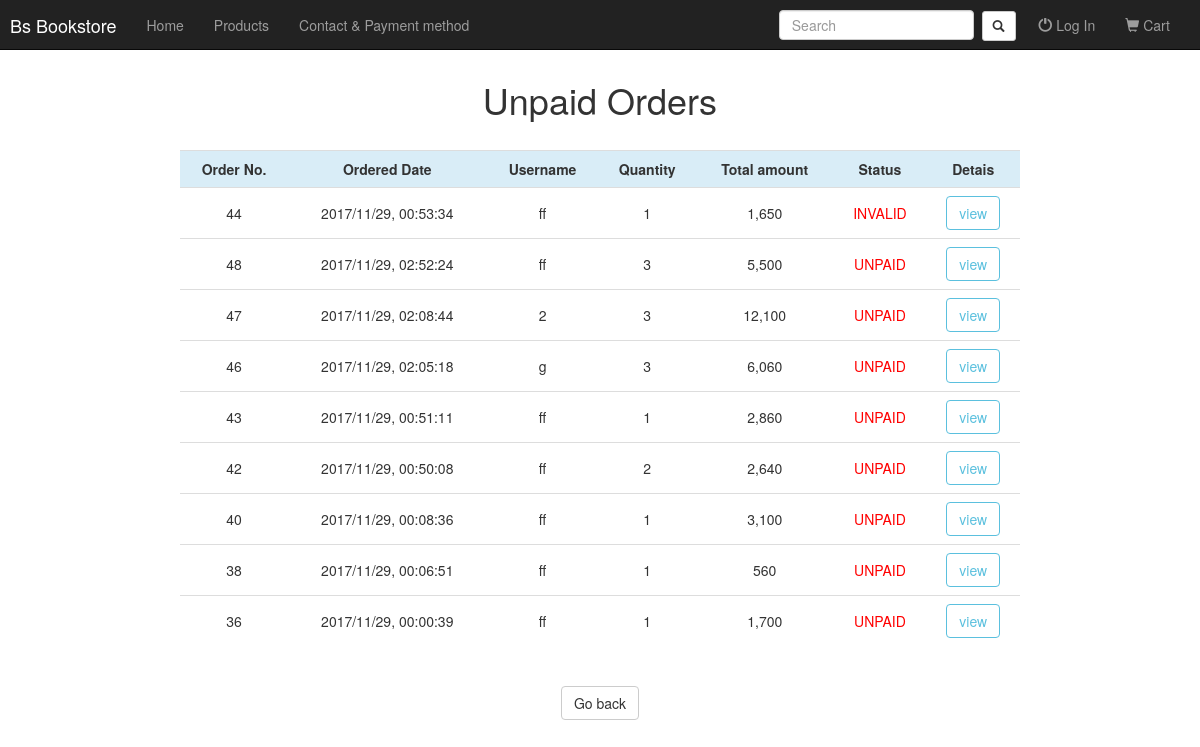
The page /order_list_history.php?orderadmin=unpaid on the database its author committed.
### tables this page shows
CREATE TABLE `orderheader` (
  `order_id` int(11) NOT NULL,
  `user_id` int(11) NOT NULL,
  `quantity` int(11) NOT NULL DEFAULT '0',
  `total_amount` int(11) NOT NULL DEFAULT '0',
  `order_date` date NOT NULL,
  `order_time` time NOT NULL,
  `confirm_date` datetime DEFAULT NULL,
  `to_address` varchar(200) NOT NULL,
  `order_status` varchar(20) NOT NULL,
  `payment` varchar(200) DEFAULT 'noimg.png'
);

CREATE TABLE `user` (
  `USER_ID` int(11) NOT NULL,
  `USER_NAME` varchar(20) NOT NULL,
  `USER_PASSWORD` varchar(20) NOT NULL,
  `USER_TYPE` int(11) NOT NULL,
  `USER_FNAME` varchar(40) NOT NULL,
  `USER_LNAME` varchar(40) NOT NULL,
  `USER_EMAIL` varchar(50) NOT NULL,
  `register_date` datetime NOT NULL DEFAULT CURRENT_TIMESTAMP,
  `disable` tinyint(1) NOT NULL,
  `propic` varchar(200) NOT NULL DEFAULT '0.jpg'
);

### order_list_history.php (the view, shortened to what this page needs)
<!DOCTYPE html>
<?php session_start();
require_once("navbar.php");
require_once('connect.php');
?>
<html lang="en">
<head>
  <link rel="stylesheet" href="bootstrap/css/bootstrap.css" type="text/css">
  <link rel="stylesheet" href="btnoutline.css" type="text/css">
</head>
<body>
  <nav class="navbar navbar-inverse navbar-fixed-top">
  </nav>
<?php
    if($_SESSION['orderadmin']=='unpaid'){
        $q = 'SELECT * FROM orderheader WHERE order_status="PENDING" OR order_status="UNPAID" OR order_status="INVALID" ORDER BY  CASE
        WHEN order_status="PENDING" THEN 1
        WHEN order_status="INVALID" THEN 2
        ELSE 3 END, order_status ASC,order_date DESC,order_time DESC';
        $result = $mysqli->query($q);
        $head = 'Unpaid Orders';
    }
    if($result){
?>
        <br><br><br>
        <div id="edit" class="text-center">
            <h1><?=$head?></h1><br>
        </div>
            <table align="center" class="table table-hover center" style="width:70%;">
                <tr class="info">
                    <th class="text-center">Order No.</th>
                    <th class="text-center">Ordered Date</th>
                    <th class="text-center">Username</th>
                    <th class="text-center">Quantity</th>
                    <th class="text-center">Total amount</th>
                    <th class="text-center">Status</th>
                    <th class="text-center">Detais</th>
                </tr>
                <?php
                while($row=$result->fetch_array()){?>
                      <tr>
                          <td style="vertical-align:middle;" class="text-center"><?= $row['order_id'] ?></td>
                          <td style="vertical-align:middle;" class="text-center">
                            <?php
                            $date=date_create($row['order_date']);
                            echo date_format($date,"Y/m/d").', '.$row['order_time'];
                            ?>
                          </td>
                          <?php
                          $qry = 'SELECT * from user JOIN orderheader
                               WHERE orderheader.user_id = user.USER_ID
                               AND orderheader.user_id='.$row['user_id'];
                          $fetch = $mysqli->query($qry);
                          $uname = $fetch->fetch_array();
                          ?>
                          <td style="vertical-align:middle;" class="text-center"><?= $uname['USER_NAME'] ?></td>
                          <td style="vertical-align:middle;" class="text-center"><?= $row['quantity'] ?></td>
                          <td style="vertical-align:middle;" class="text-center"><?= number_format($row['total_amount']) ?></td>
                          <td style="vertical-align:middle;
                            <?php if($row['order_status']=='PENDING'){echo "color:#0073E1";}
                                  else if($row['order_status']=='PAID'){echo "color:#20CA00;";}
                                  else if($row['order_status']=='SHIPPED'){echo "color:#7A00BF";}
                                  else if($row['order_status']=='CANCELED'){echo "color:#8B8B8B;";}
                                  else{echo "color:red;";}?>"
                                  class="text-center">
                            <?= $row['order_status'] ?>
                          </td>
                          <td class="text-center">
                          <form action="order_list_detail.php" method="POST">
                             <input class="btn btn-outline-info" type="submit" name="view" value="view">
                          </form>
                        </td>
                      </tr>
                      <?php
                  }
                        ?>
                      </table><br>
                      <div class="container-fluid text-center">
                        <a href="order_list.php" class="btn btn-default" >Go back</a>
                      </div>
        <?php
    }?>
<br>
</body>
</html>

### btnoutline.css (style rules this page uses)
.btn-outline-info { color:#5bc0de; background-image:none; background-color:transparent; border-color:#5bc0de; }

### order_list_history.php (style rules this page uses)
.navbar { margin-bottom: 50px; border-radius: 0; }

### rows shown on the page
orderheader: order_id "44", order_date "2017/11/29", order_time "00:53:34", user.USER_NAME "ff", quantity "1", total_amount "1,650", order_status "INVALID"
orderheader: order_id "48", order_date "2017/11/29", order_time "02:52:24", user.USER_NAME "ff", quantity "3", total_amount "5,500", order_status "UNPAID"
orderheader: order_id "47", order_date "2017/11/29", order_time "02:08:44", user.USER_NAME "2", quantity "3", total_amount "12,100", order_status "UNPAID"
orderheader: order_id "46", order_date "2017/11/29", order_time "02:05:18", user.USER_NAME "g", quantity "3", total_amount "6,060", order_status "UNPAID"
orderheader: order_id "43", order_date "2017/11/29", order_time "00:51:11", user.USER_NAME "ff", quantity "1", total_amount "2,860", order_status "UNPAID"
orderheader: order_id "42", order_date "2017/11/29", order_time "00:50:08", user.USER_NAME "ff", quantity "2", total_amount "2,640", order_status "UNPAID"
orderheader: order_id "40", order_date "2017/11/29", order_time "00:08:36", user.USER_NAME "ff", quantity "1", total_amount "3,100", order_status "UNPAID"
orderheader: order_id "38", order_date "2017/11/29", order_time "00:06:51", user.USER_NAME "ff", quantity "1", total_amount "560", order_status "UNPAID"
orderheader: order_id "36", order_date "2017/11/29", order_time "00:00:39", user.USER_NAME "ff", quantity "1", total_amount "1,700", order_status "UNPAID"

### other values the page prints
$_SESSION['logstat'] "Log In"
$head "Unpaid Orders"
